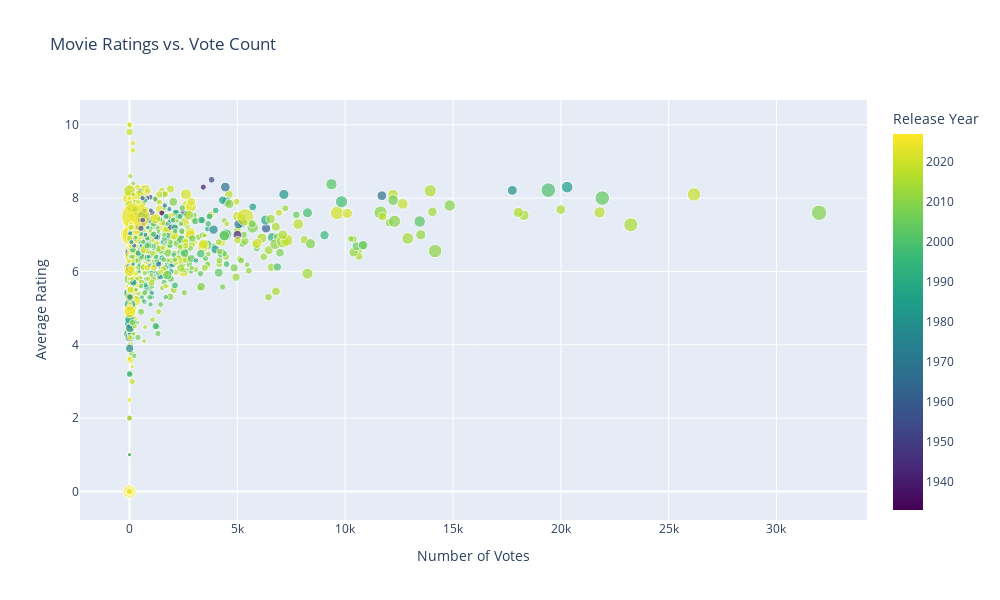

Notebook code cell kept with this figure:
### Code cell
# Interactive scatter plot of vote count vs. average rating
fig = px.scatter(
    movies_df.sample(min(1000, len(movies_df))),  # Sample to avoid overcrowding
    x='vote_count',
    y='vote_average',
    size='popularity',
    color='release_year',
    hover_name='title',
    opacity=0.7,
    title='Movie Ratings vs. Vote Count',
    labels={'vote_count': 'Number of Votes', 'vote_average': 'Average Rating', 
           'release_year': 'Release Year', 'popularity': 'Popularity'},
    color_continuous_scale='viridis'
)
fig.update_layout(height=600, width=1000)
fig.show()

### Figure 1 — Plotly figure (JSON) as saved in the notebook; plotly's stock layout.template omitted (floating-point values rounded to 4 significant figures; data arrays with more than 128 entries replaced by an {"elided": "..."} marker saying what was removed)
{"data": [{"hovertemplate": "<b>%{hovertext}</b><br><br>Number of Votes=%{x}<br>Average Rating=%{y}<br>Popularity=%{marker.size}<br>Release Year=%{marker.color}<extra></extra>", "hovertext": {"elided": "1000 str values"}, "legendgroup": "", "marker": {"color": {"elided": "1000 float values"}, "coloraxis": "coloraxis", "opacity": 0.7, "size": {"elided": "1000 float values"}, "sizemode": "area", "sizeref": 1.034, "symbol": "circle"}, "mode": "markers", "name": "", "orientation": "v", "showlegend": false, "type": "scatter", "x": {"elided": "1000 int values"}, "xaxis": "x", "y": {"elided": "1000 float values"}, "yaxis": "y"}], "layout": {"coloraxis": {"colorbar": {"title": {"text": "Release Year"}}, "colorscale": [[0, "#440154"], [0.1111, "#482878"], [0.2222, "#3e4989"], [0.3333, "#31688e"], [0.4444, "#26828e"], [0.5556, "#1f9e89"], [0.6667, "#35b779"], [0.7778, "#6ece58"], [0.8889, "#b5de2b"], [1, "#fde725"]]}, "height": 600, "legend": {"itemsizing": "constant", "tracegroupgap": 0}, "title": {"text": "Movie Ratings vs. Vote Count"}, "width": 1000, "xaxis": {"anchor": "y", "domain": [0, 1], "title": {"text": "Number of Votes"}}, "yaxis": {"anchor": "x", "domain": [0, 1], "title": {"text": "Average Rating"}}}}
